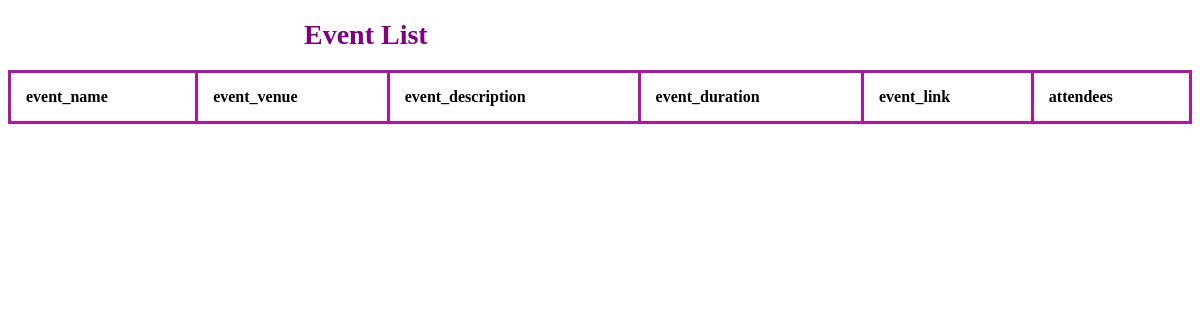
Page /event/register_list/ on the earlier database version.
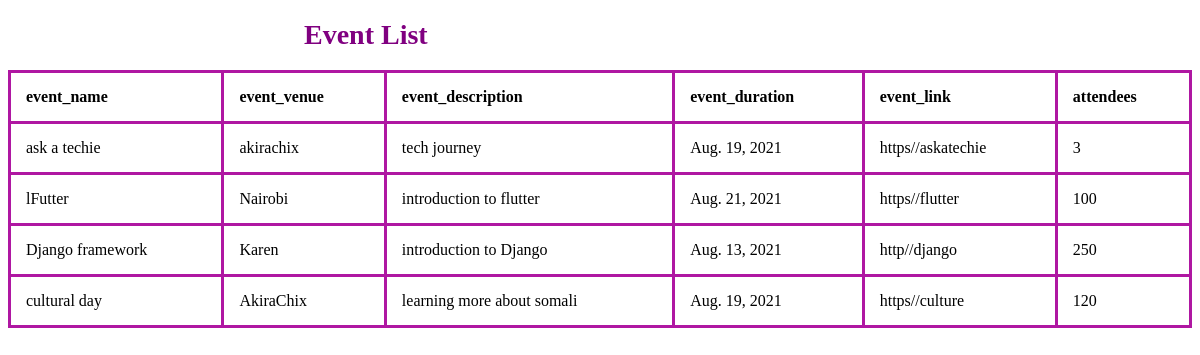
Same page on the later database version.
### event/models.py (models this page shows)
class Event(models.Model):
    event_name=models.CharField(max_length=16)
    day_of_event=models.DateField()
    event_venue=models.CharField(max_length=16)
    event_description=models.CharField(max_length=30)
    event_duration=models.DateField()
    event_link=models.CharField(max_length=30)
    attendees=models.CharField(max_length=20)
    email=models.EmailField()

### event/views.py (the view)
# urls.py: path("register_list/",event_list,name="event_list"),
def event_list(request):
    events=Event.objects.all()
    return render(request,"event_list.html",{"events":events})

### event/templates/event_list.html (shortened to what this page needs)
<!DOCTYPE html>
<html lang="en">
<head>
</head>
<body>
    <h1>Event List</h1>
    <table>
        <tr>
            <th>event_name</th>
             <th>event_venue</th>
            <th>event_description</th>
            <th> event_duration</th>
            <th>event_link</th>
            <th>attendees</th>
        </tr>
        {% for event in events %}
        <tr>
            <td>{{event.event_name}}</td>
            <td>{{event.event_venue}}</td>
            <td>{{event.event_description}}</td>
            <td>{{event.event_duration}}</td>
            <td>{{event.event_link}}</td>
            <td>{{event.attendees}}</td>
        </tr>
        {%endfor%}
    </table>
</body>
</html>

Differences in the rows shown:
added Event: event_name "ask a techie", event_venue "akirachix", event_description "tech journey", event_duration "Aug. 19, 2021", event_link "https//askatechie", attendees "3"
added Event: event_name "lFutter", event_venue "Nairobi", event_description "introduction to flutter", event_duration "Aug. 21, 2021", event_link "https//flutter", attendees "100"
added Event: event_name "Django framework", event_venue "Karen", event_description "introduction to Django", event_duration "Aug. 13, 2021", event_link "http//django", attendees "250"
added Event: event_name "cultural day", event_venue "AkiraChix", event_description "learning more about somali", event_duration "Aug. 19, 2021", event_link "https//culture", attendees "120"
